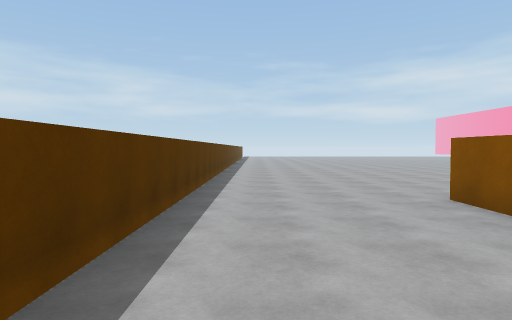
View 1 (above)

19 first-person views from a walk through a Unity game level. The camera is 1.5 m above the floor, tilts 2° down and sees 75° across. The floor is counted in squares, 1.8 m on a side. Each view is taken from the middle of a square. On the plan, view 1 faces up. The plan holds only what a view shows up to about 11 squares ahead; the rest is blank. The place goes on beyond the plan. The player character is not drawn.

View 2
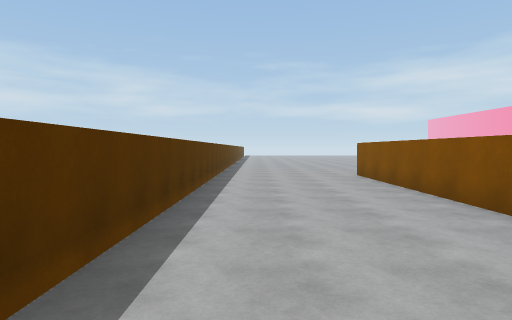

View 3
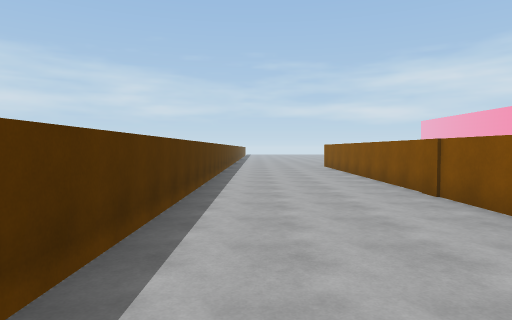

View 4
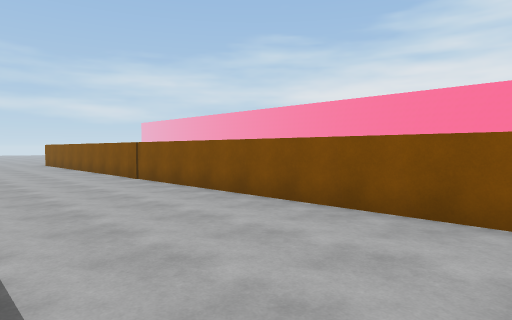

View 5
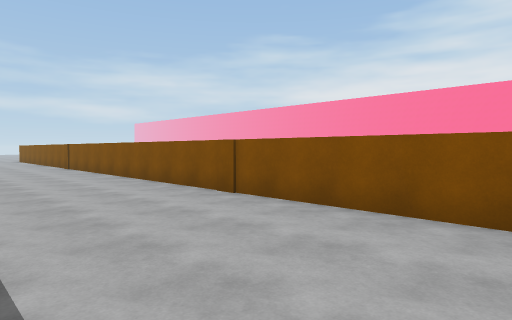

View 6
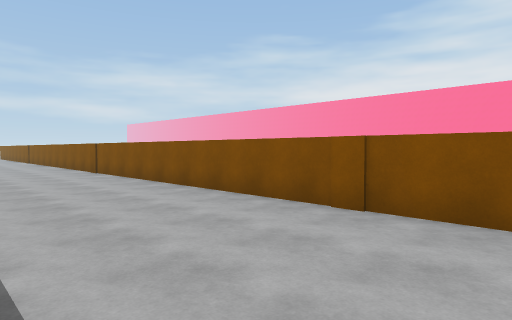

View 7
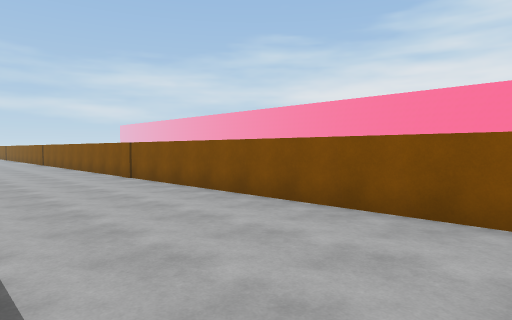

View 8
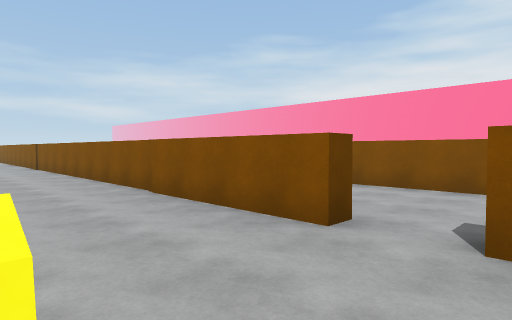

View 9
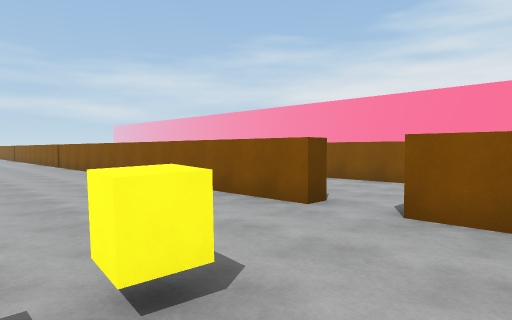

View 10
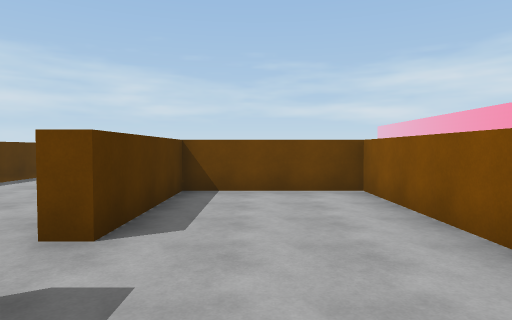

View 11
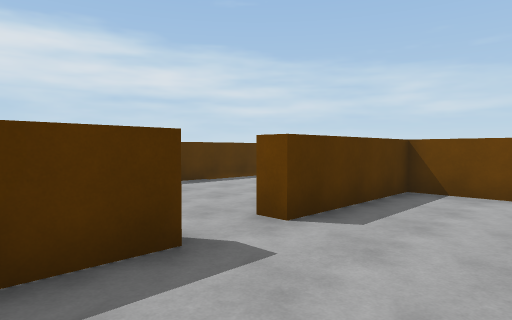

View 12
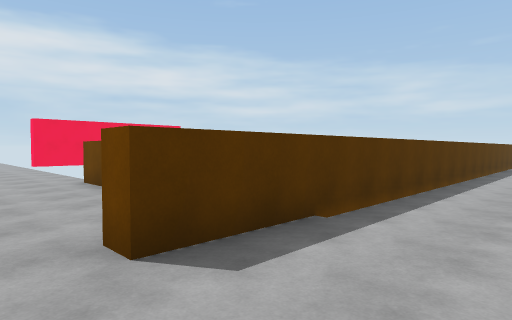

View 13
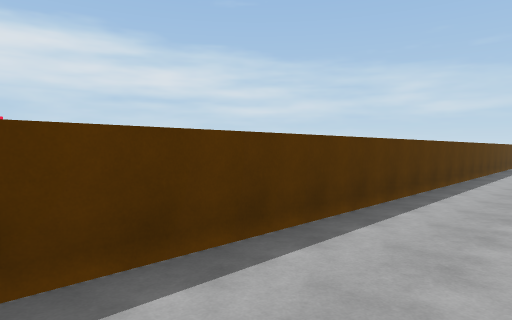

View 14
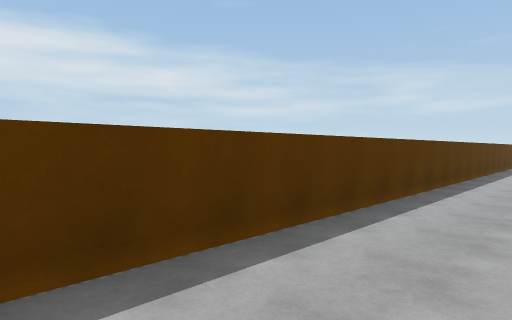

View 15
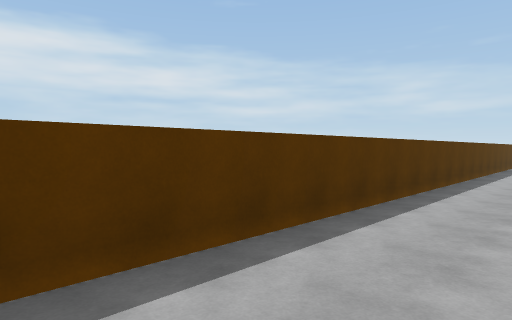

View 16
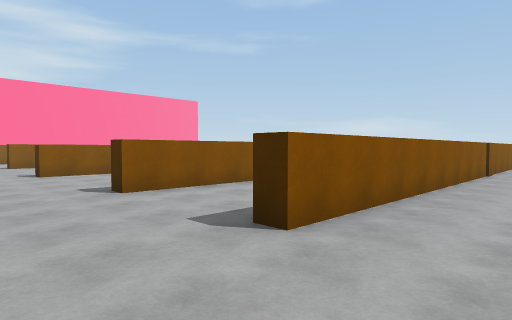

View 17
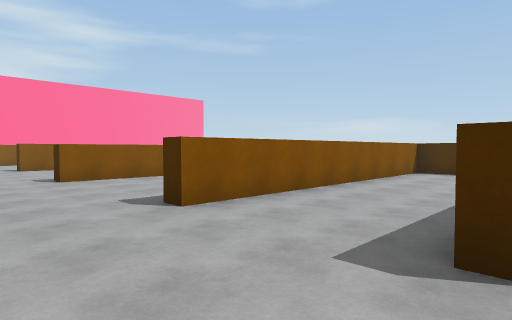

View 18
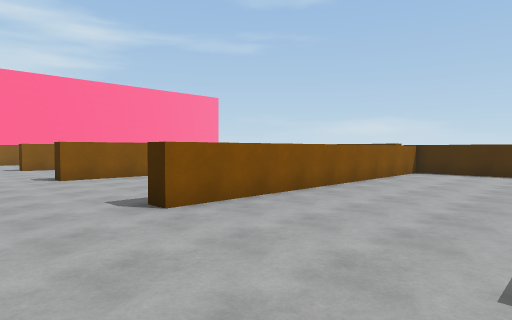

View 19
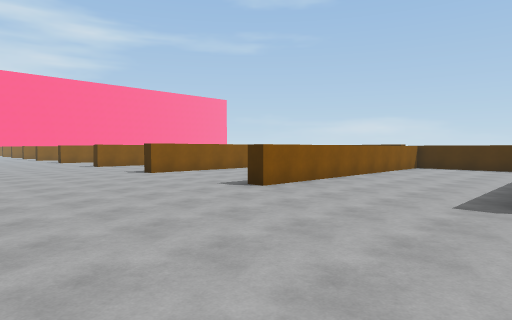

### Floor plan
Points are (right, up) in squares from view 1. A wall is a line through its corners. A room is listed if a view was taken in it or the views show most of it. See-through windows are left out.
Room 1 (views 1, 2, 3, 4, 5, 6, 7, 8, 9, 12, 13, 14, 15, 16, 17, 18, 19)
walls: (5.9, -3.8) (6.8, -3.8); (7.1, -3.5) (7.1, 5.4) (7.6, 5.4); (9.5, -3.8) (11.9, -3.8); (12.1, -3.5) (12.1, 5.6) (12.6, 5.6); (17.5, 3.1) (17.5, 5.4) (18, 5.4); (-1.4, 11) (-1.4, -37) (-2, -37); (3.6, -37) (3.2, -37) (3.2, 5.4) (3.8, 5.4); (3.2, -39.5) (3.2, -38.4)
ways out: opening at (3, -38) to room 2; opening at (-2, -37.5)
objects: yellow cube (0, -38)
Room 2 (views 10, 11)
walls: (3.6, -38.4) (3.6, -39.8); (7.1, -37.8) (7.1, -33.5) (3.6, -33.5) (3.6, -37)
ways out: opening at (3, -38) to room 1

Where each view was taken, in squares from view 1:
view 1: 0 up, 0 right, facing up
view 2: 5 down, 0 right, facing up
view 3: 10 down, 0 right, facing up
view 4: 13 down, 1 left, facing up-right
view 5: 19 down, 1 left, facing up-right
view 6: 26 down, 1 left, facing up-right
view 7: 33 down, 1 left, facing up-right
view 8: 39 down, 0 right, facing up-right
view 9: 40 down, 1 left, facing up-right
view 10: 40 down, 5 right, facing up
view 11: 40 down, 6 right, facing up-left
view 12: 38 down, 1 right, facing up-left
view 13: 30 down, 1 right, facing up-left
view 14: 23 down, 1 right, facing up-left
view 15: 20 down, 1 right, facing up-left
view 16: 8 up, 1 right, facing down-right
view 17: 8 up, 3 right, facing down-right
view 18: 8 up, 8 right, facing down-right
view 19: 11 up, 7 right, facing down-right
